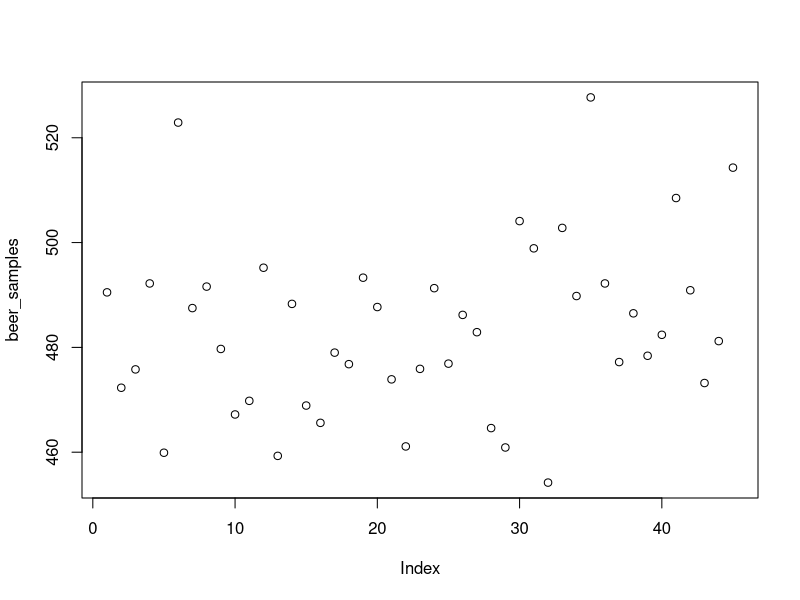
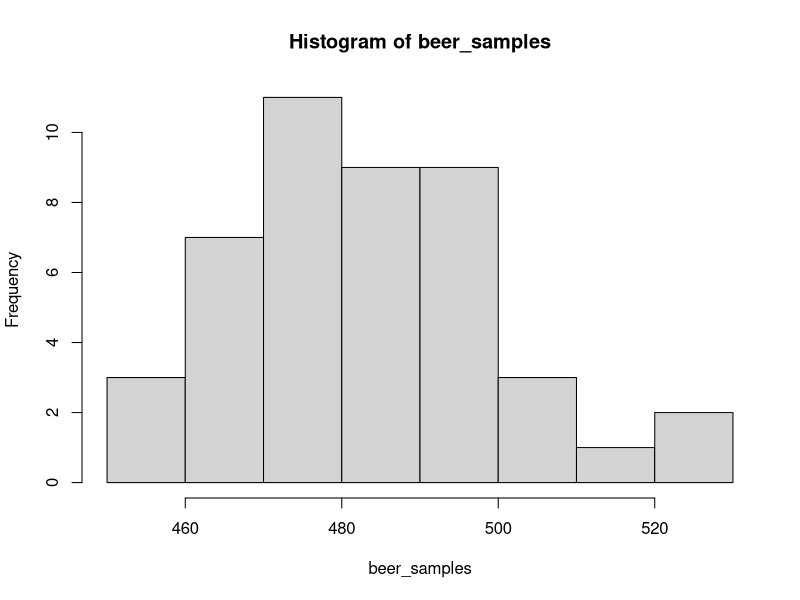
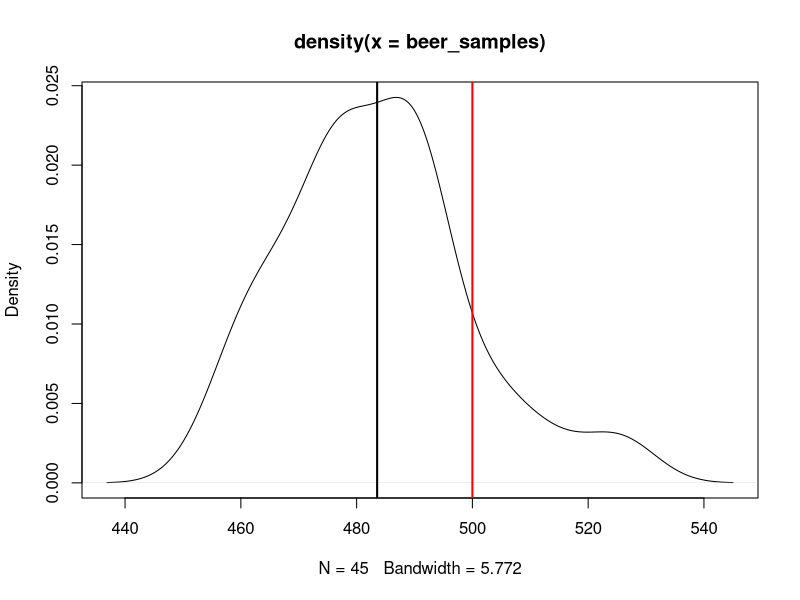
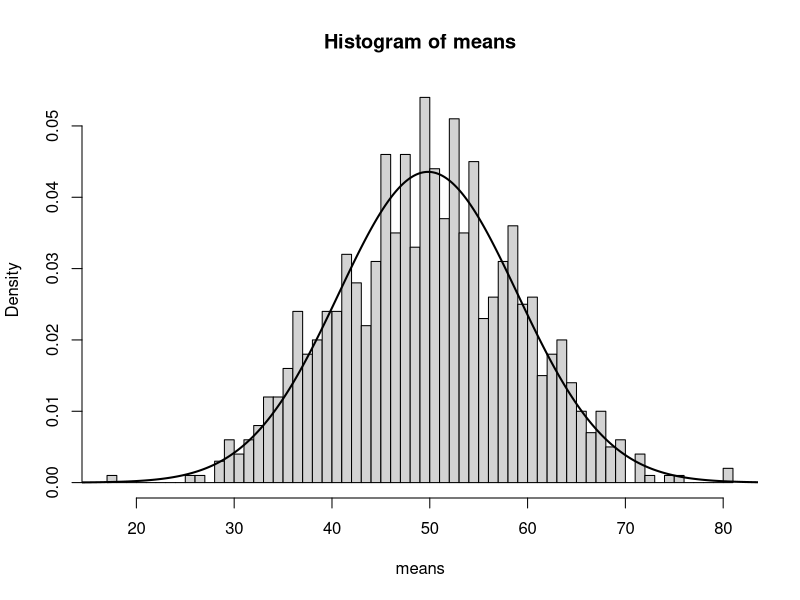
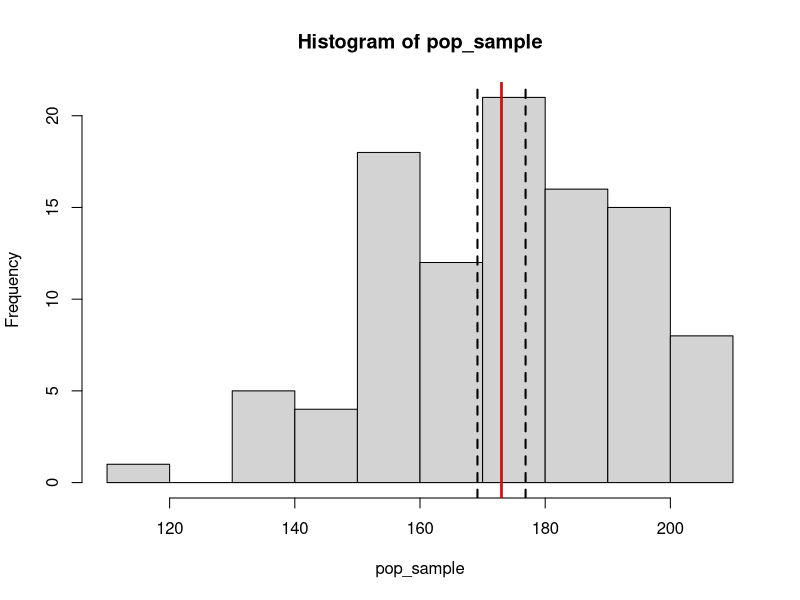

These figures' R source, in order:
## ---- chunk 1
knitr::opts_chunk$set(echo = TRUE)
## ---- chunk 2
# Two sample independent test
high_school <- c(7.0, 7.1, 6.7, 7.7, 7.3, 6.3, 7.0, 6.6, 7.2, 6.6)
college <- c(6.8, 6.0, 6.3, 6.9, 6.8, 6.1, 6.7, 6.6, 6.3, 6.5)
t.test(high_school, college)
## ---- chunk 3
# One sample test
# In this setting, we assume something about the population (here that high schoolers sleep on average 7 hours)
# And we test, whether it corresponds with the reality. 
high_school <- c(7.0, 7.1, 6.7, 7.7, 7.3, 6.3, 7.0, 6.6, 7.2, 6.6)
expected_hours <- 7
t.test(high_school, mu = expected_hours)

# Paired test
# In paired test, there is only one group of students, which are however measured twice - once during high school 
# and second time on college
t.test(high_school, college, paired = TRUE)
## ---- chunk 4
# We have a beer sample of our suspected bartender
beer_samples <- c(490.5, 472.3, 475.8, 492.2, 459.9, 522.9, 487.5, 491.6, 479.7, 467.2, 469.8, 495.2, 459.3, 488.3, 468.9, 465.6, 479.0, 476.8, 493.3, 487.7, 473.9, 461.1, 475.9, 491.3, 476.9, 486.2, 482.9, 464.6, 460.9, 504.1, 498.9, 454.2, 502.8, 489.8, 527.7, 492.2, 477.2, 486.5, 478.4, 482.4, 508.5, 490.9, 473.2, 481.2, 514.3)
## ---- chunk 5
plot(beer_samples)
# Visualize the samples as hist, hist probab and probability density
hist(beer_samples)
plot(density(beer_samples))

# Now plot both the sample and expected means (the later in red)
abline(v = 500, lw = 2, col="red")
abline(v = mean(beer_samples), lw = 2)
## ---- chunk 6
# What is the p-value of the H0?
t.test(beer_samples, mu = 500)
## ---- chunk 7
central_theorem_demo <- function(sample_size, measurements, min, max) {
  rand_samples <- matrix(runif(measurements * sample_size, min, max),
                       nrow = measurements)
  
   # If you choose to use a binomail distribution, uncomment following lines
   # rand_samples = matrix(
   #   rbinom(measurements * sample_size, max, 0.4),
   #   nrow = measurements
   # )

  # First, observe how our data look like.
  # Notice that they don't need to be normally distributed for the theorem to work
  # hist(rand_samples[1,])  # uncomment to see
  
  # Calculate sample means for all measurements
  means <- apply(rand_samples, MARGIN = 1, mean)
  
  # Plot the means distribution. And now magic happens. Does it look like a normal one?
  # Note this is not the distribution of our datapoints, but the distribution of means of each sample measurements
  h <- hist(means, breaks = 50, probability = TRUE,)
  
  # Draw the supposed normal distribution curve. Note that for small sample sizes
  # the sample distribution will not correspond to the curve - the CLT does not hold
  # Generate x-axis as evenly spread values (more values the smoother the line)
  x <- seq(from = min, to = max, length = 1000)
  # Calculate the corresponding probability densities (according to normal distr) 
  y <- dnorm(
    x,
    mean = mean(rand_samples),
    sd = sd(rand_samples) / sqrt(sample_size)
  )
  
  lines(x, y, col = "black", lwd = 2)
}
# -----------------------------------------------------------------------------
measurements <- 1000
## Increase the number of samples to see the effect. What happens when you set 1
sample_size <- 10

central_theorem_demo(sample_size, measurements, 0, 100)
## ---- chunk 8
# ----------------------- helper function -------------------------------------
# Define a function, that constructs confidence interval given a sample
get_conf_interval <- function(pop_sample) {
  sample_size <- length(pop_sample)
  sample_mean <- mean(pop_sample)
  sample_sd <- sd(pop_sample)
  
  population_sd_estimate <- sample_sd / sqrt(sample_size)
  
  # Recall probability mass distribution of the "Gaussian"
  interval_start <-  sample_mean - 2 * population_sd_estimate
  interval_end <- sample_mean + 2 * population_sd_estimate
  
  print(c(interval_start, interval_end))
  
  return(
    data.frame(
      mean = sample_mean,
      interval_start = interval_start,
      interval_end  =interval_end
    )
  )
}
# -----------------------------------------------------------------------------
# Construct a sample
sample_size <- 100
# The parameters of the true distribution. Samples are generated from this distribution 
true_mean <- 173
true_sd <- 20
# Sample the distribution
pop_sample <- rnorm(mean = true_mean, sd = true_sd, n = sample_size)

hist(pop_sample)

# Let's see, how such a confidence interval can look like
interval_params <- get_conf_interval(pop_sample = pop_sample)
abline(v = interval_params$mean, lw = 2)
# Plot the true mean alongside with the population mean. 
abline(v = true_mean, lw = 2, col="red")
# Plot the interval. Is the true mean inside the dash lines?
abline(v = interval_params$interval_start, lty = 2, lw = 2)
abline(v = interval_params$interval_end, lty = 2, lw = 2)

# -----------------------------------------------------------------------------
# Now let's take 100 samples and construct 100 95% confidence intervals.
# These intervals serve as estimations of the true mean 
no_experiments <- 100
future_experiments = matrix(rnorm(
  mean = true_mean,
  sd = true_sd,
  n = no_experiments * sample_size
),
nrow = no_experiments)

# View(future_experiments)

# In how many of them we can find the true mean?
print("Calculate 100 95% confidence intervals. The numbers are in format 'interval_start' and 'interval_end'")
results <- apply(
  future_experiments,
  MARGIN = 1,
  FUN = function(row) {
    interval_params <- get_conf_interval(pop_sample = row)
    interval_params$interval_start < true_mean && true_mean < interval_params$interval_end
  }
)

# Let see, how many of the 100 95% confidence intervals didn't capture the true mean.
# The number should be by design close to 5%
print("Number of 'wrong' 95% confidence intervals:")
print(length(results[results == FALSE]))
